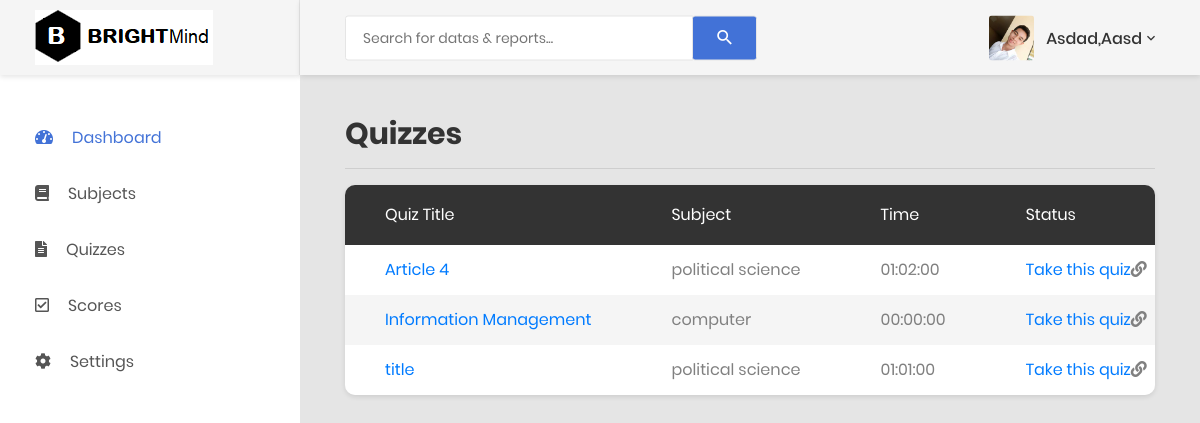
Page /quizzes.php (signed in) on the earlier database version.
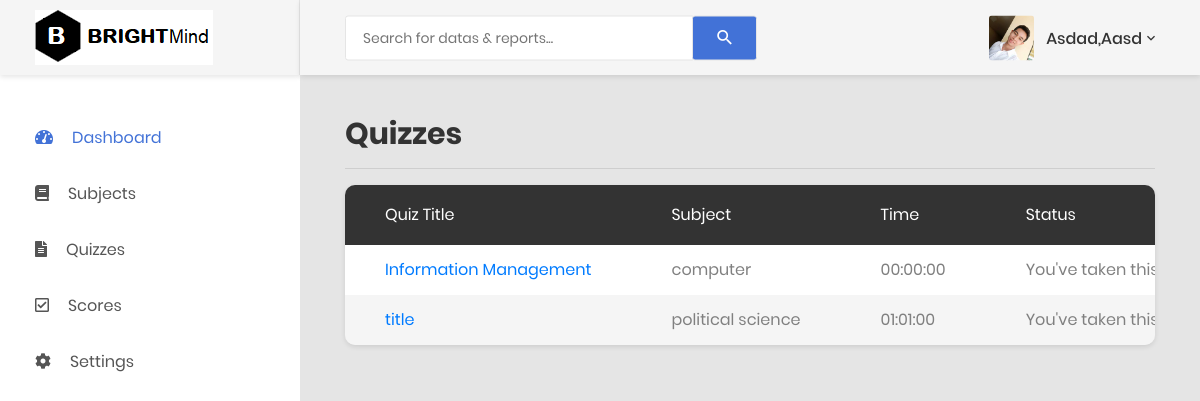
Same page on the later database version.
### tables this page shows
CREATE TABLE IF NOT EXISTS `quiztbl` (
  `quizid` int(10) NOT NULL AUTO_INCREMENT,
  `quizname` varchar(100) NOT NULL,
  `subjectid` int(10) NOT NULL,
  `duration` time NOT NULL,
  `status` varchar(100) NOT NULL,
  PRIMARY KEY (`quizid`)
);

### quizzes.php (the view, shortened to what this page needs)
<?php
$profileid=$_SESSION['userid'];
?>
<!DOCTYPE html>
<php lang="en">
<head>
    <link href="css/font-face.css" rel="stylesheet" media="all">
    <link href="vendor/font-awesome-4.7/css/font-awesome.min.css" rel="stylesheet" media="all">
    <link href="vendor/font-awesome-5/css/fontawesome-all.min.css" rel="stylesheet" media="all">
    <link href="vendor/mdi-font/css/material-design-iconic-font.min.css" rel="stylesheet" media="all">
    <link href="vendor/bootstrap-4.1/bootstrap.min.css" rel="stylesheet" media="all">
    <link href="vendor/animsition/animsition.min.css" rel="stylesheet" media="all">
    <link href="vendor/bootstrap-progressbar/bootstrap-progressbar-3.3.4.min.css" rel="stylesheet" media="all">
    <link href="vendor/wow/animate.css" rel="stylesheet" media="all">
    <link href="vendor/css-hamburgers/hamburgers.min.css" rel="stylesheet" media="all">
    <link href="vendor/slick/slick.css" rel="stylesheet" media="all">
    <link href="vendor/select2/select2.min.css" rel="stylesheet" media="all">
    <link href="vendor/perfect-scrollbar/perfect-scrollbar.css" rel="stylesheet" media="all">
    <link href="css/theme.css" rel="stylesheet" media="all">
</head>
<body class="animsition">
    <div class="page-wrapper">
        <?php include("studentheaderandmobileview.php"); ?>
        <div class="page-container">
            <?php include("studentheader.php"); ?>
            <div class="main-content">
                <div class="section__content section__content--p30">
                    <div class="container-fluid">
                            <div>
                                <h2>Quizzes</h2><hr/>
                            </div>
                        <div class="row">
                                <div class="col-md-12">
                                <div class="table-responsive table--no-card m-b-30">
                                    <table class="table table-borderless table-striped table-earning">
                                        <thead>
                                            <tr>
                                                <th>Quiz Title</th>
                                                <th>Subject</th>
                                                <th>Time</th>
                                                <th>Status</th>
                                            </tr>
                                        </thead>
                                        <tbody id="response">
                                            <?php
                                                $sql="select quizid, quizname, (SELECT subjectname from subjecttbl WHERE subjectid=quiztbl.subjectid) AS subject, duration, status from quiztbl ORDER BY quizname";
                                                $result=mysqli_query($con, $sql);
                                                while($row=mysqli_fetch_array($result)){
                                            ?>
                                            <tr>
                                                <td><?php echo "<a href=exam.php?quizid=".$row['quizid']."> " .$row['quizname']."</a>"; ?></td>
                                                <td><?php echo $row['subject']; ?></td>
                                                <td><?php echo $row['duration']; ?></td>
                                                <td class="process">
                                                    <?php
                                                    $sqlq="select quizid, userid from scoretbl where quizid=".$row['quizid']." AND userid=".$profileid;
                                                    $rs=mysqli_query($con, $sqlq);
                                                    $arr=mysqli_fetch_array($rs);
                                                    if($arr){
                                                        echo " You've taken this quiz";
                                                    }else{
                                                        echo "<a href=exam.php?quizid=".$row['quizid']."> " ." Take this quiz</a>";
                                                    }
                                                    ?><i class="fas fa-link"></i>
                                                </td>
                                            </tr>
                                           <?php } ?>
                                        </tbody>
                                    </table>
                                </div>
                            </div>
                        </div>
                    </div>
                </div>
            </div>
        </div>
    </div>
</body>
</php>

Differences in the rows shown:
removed quiztbl: quizname "Article 4", subject "political science", duration "01:02:00"
changed quiztbl "Information Management": text "Take this quiz" → "You've taken…"
computed for quiztbl "title": text "Take this quiz" → "You've taken…"
